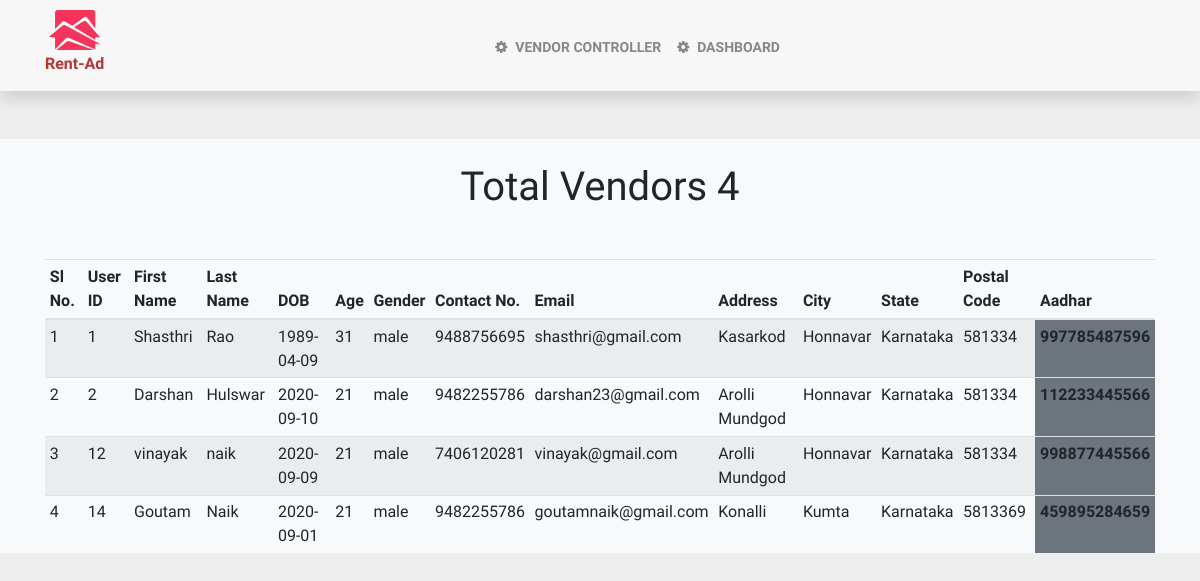
Page /admin/view-vendor.php (signed in) on the earlier database version.
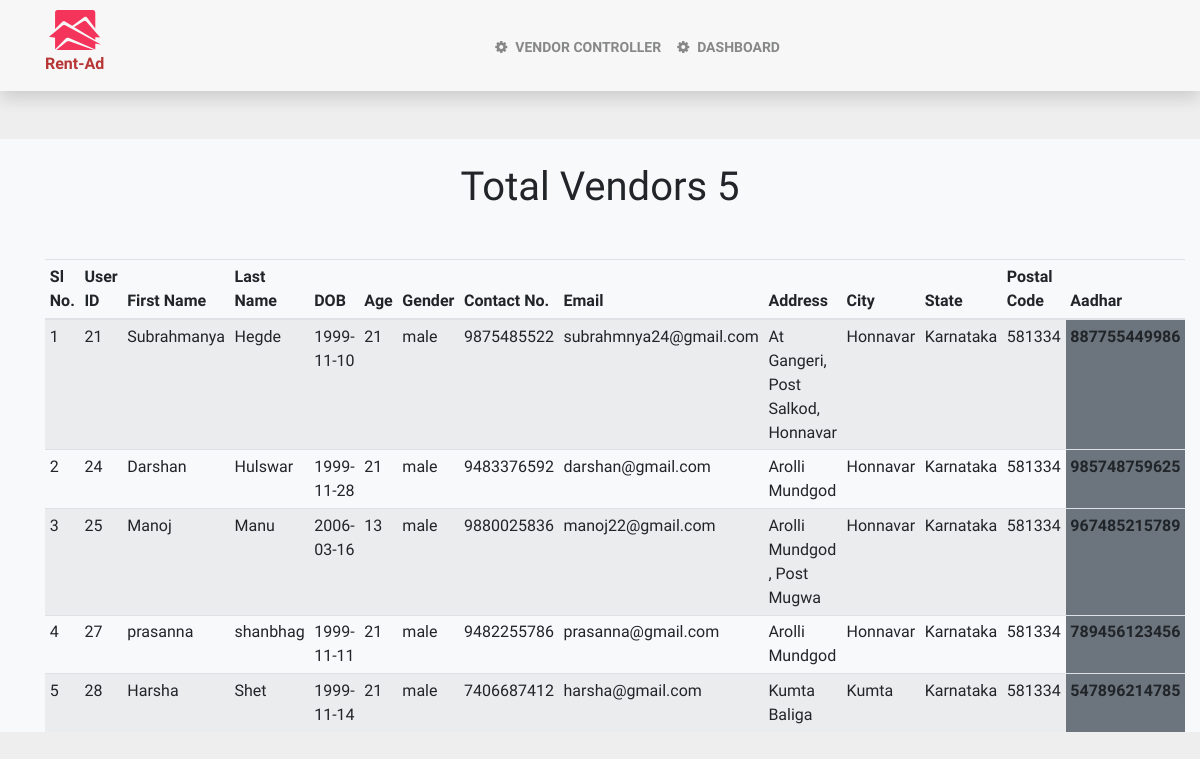
Same page on the later database version.
### tables this page shows
CREATE TABLE IF NOT EXISTS `vendors` (
  `id` int(10) NOT NULL AUTO_INCREMENT COMMENT 'Vendor Id',
  `first_name` varchar(30) NOT NULL COMMENT 'First Name',
  `last_name` varchar(30) NOT NULL COMMENT 'Last Name',
  `email` varchar(50) NOT NULL COMMENT 'Email',
  `dob` date NOT NULL COMMENT 'DOB',
  `age` int(3) NOT NULL COMMENT 'Age',
  `gender` varchar(12) NOT NULL COMMENT 'Gender',
  `phone` varchar(11) NOT NULL COMMENT 'Contact Numer of vendor',
  `address` varchar(50) NOT NULL COMMENT 'vendor address',
  `postal_code` varchar(9) NOT NULL,
  `state` varchar(100) NOT NULL COMMENT 'State',
  `city` varchar(100) NOT NULL COMMENT 'City',
  `aadhar` varchar(12) NOT NULL COMMENT 'Aadhar Number of vendor',
  `password` varchar(50) NOT NULL COMMENT 'Vendor password',
  PRIMARY KEY (`id`),
  UNIQUE KEY `aadhar` (`aadhar`),
  UNIQUE KEY `email` (`email`)
);

### admin/view-vendor.php (the view, shortened to what this page needs)
<?php
    include '../inc/dbconnection.inc.php';
    if(!isset($_SESSION['admin'])) {
        header('location: index.php?admin-must-logged-in');
    } else {
            $viewVendorQuery = "SELECT * FROM `vendors`";
            $vendorsRawData = $conn->query($viewVendorQuery);
            $vendorsFinalData = [];
            foreach($vendorsRawData as $singleVendor) {
                $vendorsFinalData[] = $singleVendor;
            }
    }
?>
<!DOCTYPE html>
<html lang="en">
<head>
    <?php include 'inc/links.inc.php'; ?>
</head>
<body>
    <nav
        class="navbar navbar-expand-md navbar-light bg-light sticky-top pt-1 pb-0 border border-bottom border-light shadow">
        <div class="container">
            <a href="<?php echo $_SERVER['PHP_SELF']; ?>" class="navbar-brand text-center">
                <img src="../assets/icons/favicon.png" alt="">
                <h6 class="navbar-brand-name py-1">Rent-Ad</h6>
            </a>
            <div class="collapse navbar-collapse" id="main-nav">
                <ul class="navbar-nav mx-auto">
                    <li class="nav-item  text-dark">
                        <a href="vendor-controller.php" class="nav-link"><i class="fa fa-cog mr-2"></i>Vendor
                            Controller</a>
                    </li>
                    <li class="nav-item  text-dark">
                        <a href="dashboard.php" class="nav-link"><i class="fa fa-cog mr-2"></i>Dashboard</a>
                    </li>
                </ul>
            </div>
        </div>
    </nav>
    <section id="view-users-section" class="my-5 bg-light">
        <div class="container">
            <h1 class="h1 text-center pt-4">Total Vendors <?php echo  count($vendorsFinalData); ?></h1>
            <div class="table-responsive-md">
                <table class="table table-hover table-striped table-sm my-5">
                    <thead class="thead-primary">
                        <tr>
                            <th>Sl No.</th>
                            <th>User ID</th>
                            <th>First Name</th>
                            <th>Last Name</th>
                            <th>DOB</th>
                            <th>Age</th>
                            <th>Gender</th>
                            <th>Contact No.</th>
                            <th>Email</th>
                            <th>Address</th>
                            <th>City</th>
                            <th>State</th>
                            <th>Postal Code</th>
                            <th>Aadhar</th>
                        </tr>
                    </thead>
                    <tbody>
                        <?php $i = 1; foreach($vendorsFinalData as $singleVendor): ?>
                        <tr>
                            <td><?php echo $i++; ?></td>
                            <td><?php echo $singleVendor['id']; ?></td>
                            <td><?php echo $singleVendor['first_name']; ?></td>
                            <td><?php echo $singleVendor['last_name']; ?></td>
                            <td><?php echo $singleVendor['dob']; ?></td>
                            <td><?php echo $singleVendor['age']; ?></td>
                            <td><?php echo $singleVendor['gender']; ?></td>
                            <td><?php echo $singleVendor['phone']; ?></td>
                            <td><?php echo $singleVendor['email']; ?></td>
                            <td><?php echo $singleVendor['address']; ?></td>
                            <td><?php echo $singleVendor['city']; ?></td>
                            <td><?php echo $singleVendor['state']; ?></td>
                            <td><?php echo $singleVendor['postal_code']; ?></td>
                            <td class="bg-secondary font-weight-bolder"><?php echo $singleVendor['aadhar']; ?></td>
                        </tr>
                        <?php endforeach; ?>
                    </tbody>
                </table>
            </div>
        </div>
    </section>
</body>
</html>

Differences in the rows shown:
removed vendors: id "1", first_name "Shasthri", last_name "Rao", dob "1989-04-09", age "31", gender "male", phone "9488756695", email "shasthri@gmail.com", address "Kasarkod", city "Honnavar", state "Karnataka", postal_code "581334", aadhar "997785487596"
removed vendors: id "2", first_name "Darshan", last_name "Hulswar", dob "2020-09-10", age "21", gender "male", phone "9482255786", email "darshan23@gmail.com", address "Arolli Mundgod", city "Honnavar", state "Karnataka", postal_code "581334", aadhar "112233445566"
removed vendors: id "12", first_name "vinayak", last_name "naik", dob "2020-09-09", age "21", gender "male", phone "7406120281", email "vinayak@gmail.com", address "Arolli Mundgod", city "Honnavar", state "Karnataka", postal_code "581334", aadhar "998877445566"
removed vendors: id "14", first_name "Goutam", last_name "Naik", dob "2020-09-01", age "21", gender "male", phone "9482255786", email "goutamnaik@gmail.com", address "Konalli", city "Kumta", state "Karnataka", postal_code "5813369", aadhar "459895284659"
added vendors: id "21", first_name "Subrahmanya", last_name "Hegde", dob "1999-11-10", age "21", gender "male", phone "9875485522", email "subrahmnya24@gmail.com", address "At Gangeri, Post Salkod, Honnavar", city "Honnavar", state "Karnataka", postal_code "581334", aadhar "887755449986"
added vendors: id "24", first_name "Darshan", last_name "Hulswar", dob "1999-11-28", age "21", gender "male", phone "9483376592", email "darshan@gmail.com", address "Arolli Mundgod", city "Honnavar", state "Karnataka", postal_code "581334", aadhar "985748759625"
added vendors: id "25", first_name "Manoj", last_name "Manu", dob "2006-03-16", age "13", gender "male", phone "9880025836", email "manoj22@gmail.com", address "Arolli Mundgod , Post Mugwa", city "Honnavar", state "Karnataka", postal_code "581334", aadhar "967485215789"
added vendors: id "27", first_name "prasanna", last_name "shanbhag", dob "1999-11-11", age "21", gender "male", phone "9482255786", email "prasanna@gmail.com", address "Arolli Mundgod", city "Honnavar", state "Karnataka", postal_code "581334", aadhar "789456123456"
added vendors: id "28", first_name "Harsha", last_name "Shet", dob "1999-11-14", age "21", gender "male", phone "7406687412", email "harsha@gmail.com", address "Kumta Baliga", city "Kumta", state "Karnataka", postal_code "581334", aadhar "547896214785"
Other differences:
count($vendorsFinalData): "4" → "5"
